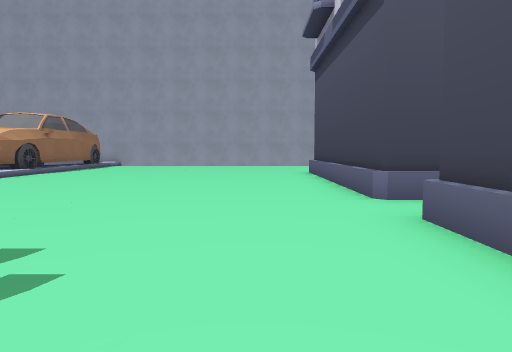
[1] (above)

24 first-person views from a walk through a 3-D level made in the Godot game engine. The camera is 1.4 m above the floor, tilts 4° down and sees 70° across. The floor is counted in squares, 2 m on a side. Each view is taken from the middle of a square. On the plan, view 1 faces up. The plan holds only what a view shows up to about 11 squares ahead; the rest is blank. The place goes on beyond the plan. Characters and animated objects are not drawn. Some surface patterns are stand-ins.

[2]
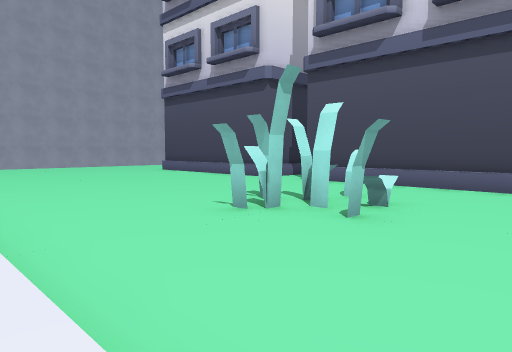

[3]
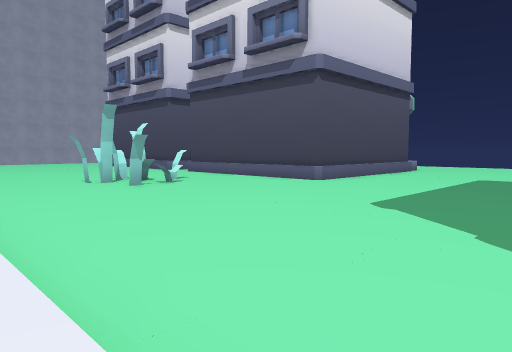

[4]
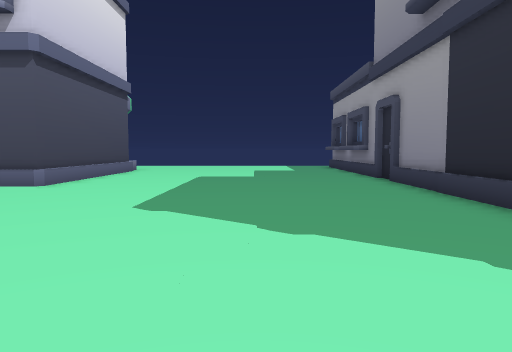

[5]
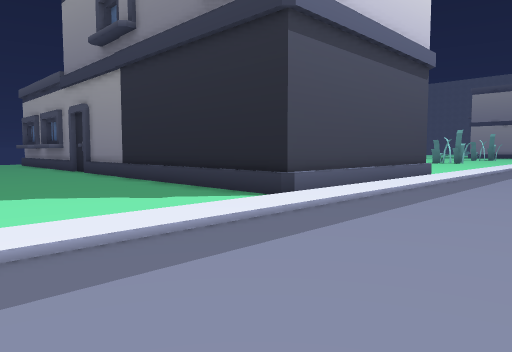

[6]
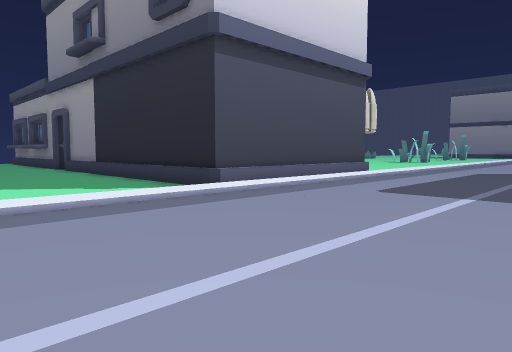

[7]
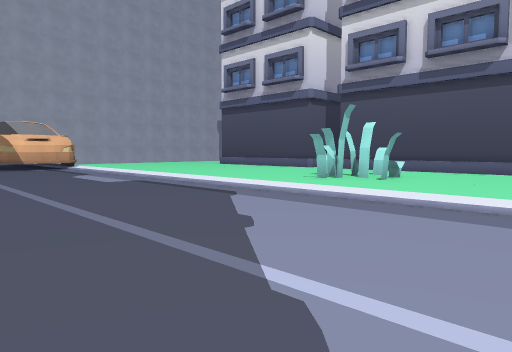

[8]
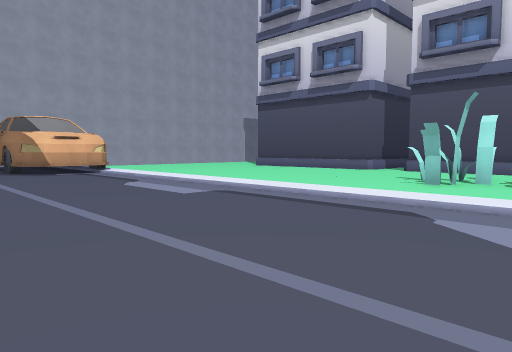

[9]
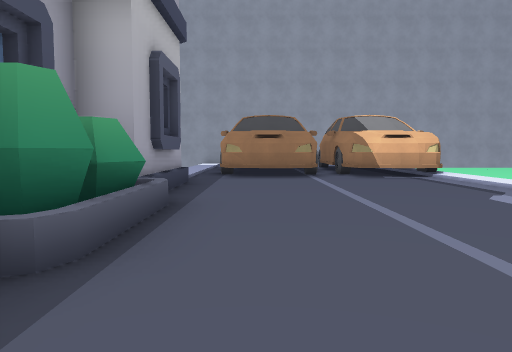

[10]
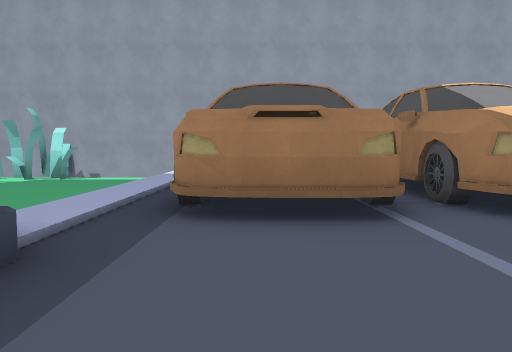

[11]
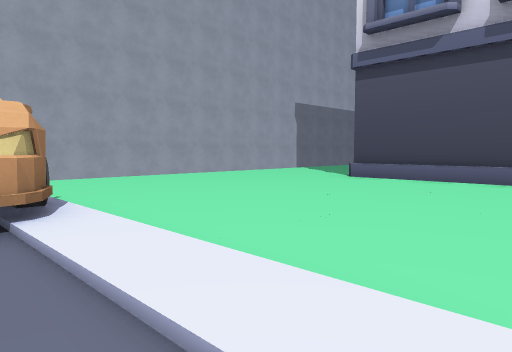

[12]
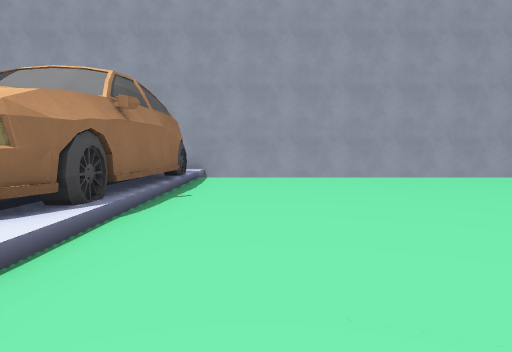

[13]
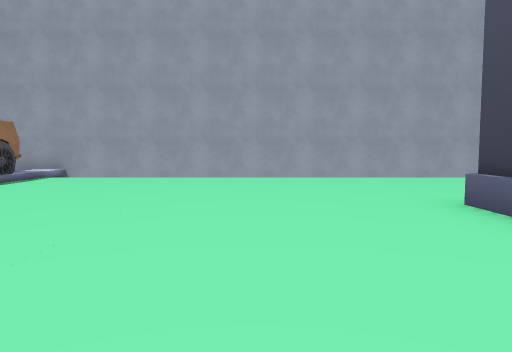

[14]
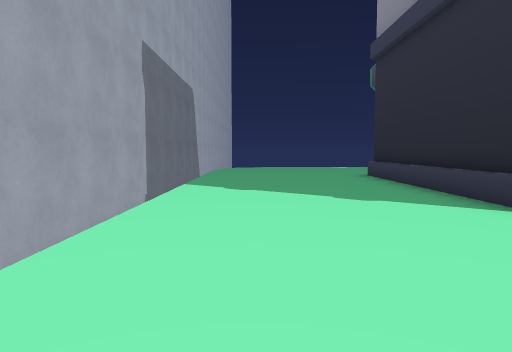

[15]
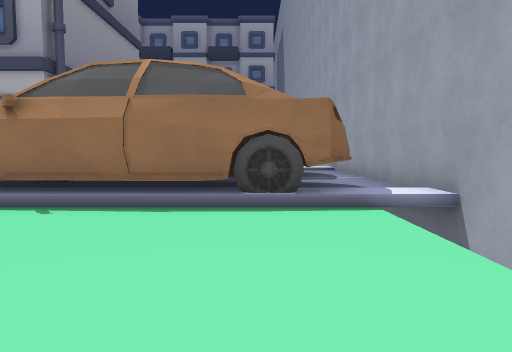

[16]
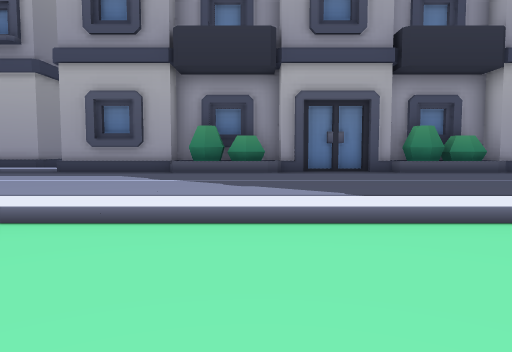

[17]
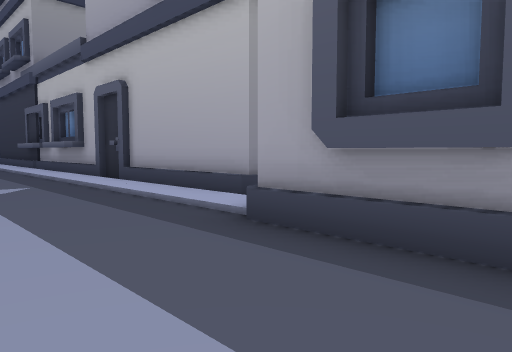

[18]
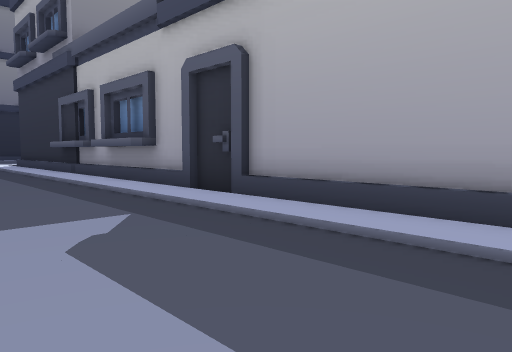

[19]
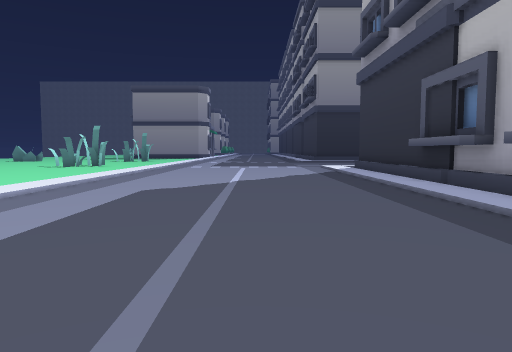

[20]
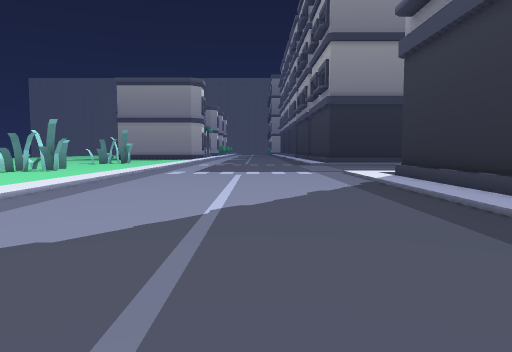

[21]
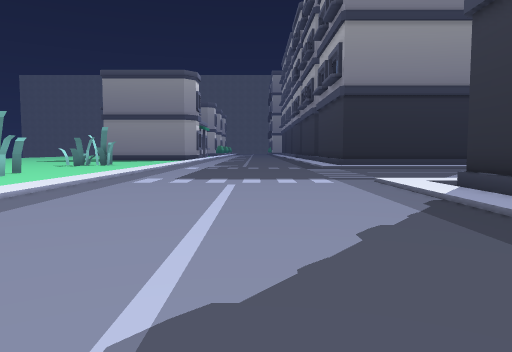

[22]
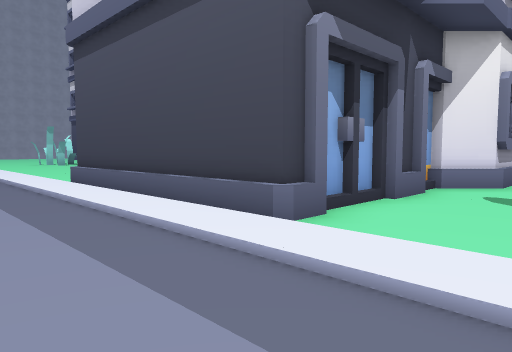

[23]
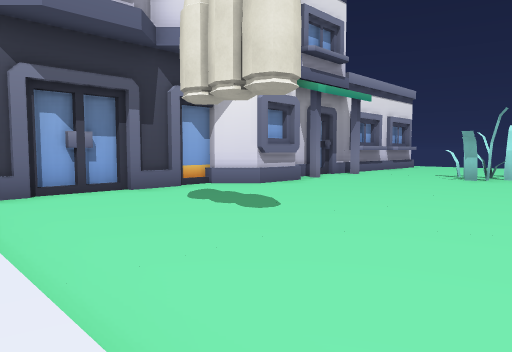

[24]
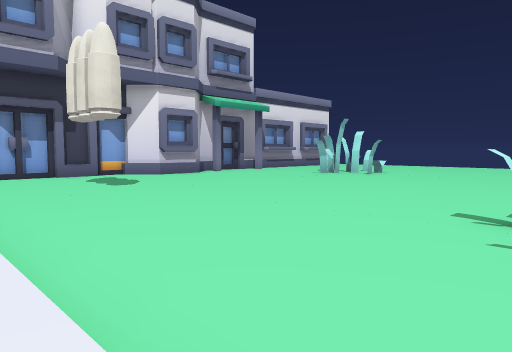

### Floor plan
Key: @ floor where view 1 was taken; # wall or solid block; . main floor; : floor 0.25 m higher than the main floor; / step, stairs or slope; ^ raised ledge; W wheel; B building.
Columns run from 18 left of view 1 to 7 right of it. Each row starts with its distance up from view 1.
 18      #####################
 17 #    :::::::
 16 ##..:     ##..............
 15  ...:      #..............
 14  ...:      ^..............
 13  ...:      ^..............
 12   ..:   ####........BBBBBB
 11   ..:W  WW W........B
 10     :###:###........B
  9     ::::::::........B
  8     #:::::::........B
  7     #:::::::........B
  6     #:::::::........B
  5     #:::::::........BB
  4     ##::::::........B
  3     ##::::::........B
  2     ^:::::::........B
  1     #:::::::...##...B
  0     #:::::::....#.@.B
 -1     #:::::::...#....B
 -2     ##::::::........B
 -3     ##::::::........BBB
 -4     #^::::::...........
 -5     #:::::::............
 -6     #:::::::.............
 -7     #:::::::.............
 -8     /:::::::...........
 -9    B::::::::...........
-10    B::::::::...........
-11    B::::::::...........
-12    B::::::::BBBBBBBBBBB
-13    B::::::::B
-14    B::::::::B
-15    B::::::::B
-16    B::::::::B
-17    B::::::::B
-18    B::::::::BBBBBB
-19    B::::::::......BBB
-20   BB::::::::..........
-21    B::::::::...........
-22    B::::::::............
-23    B::::::::...........##
-24    B::::::::............#
-25    B::::::::..........
-26    B::::::::...........
-27    B::::::::............
-28    :::::::::.............
-29     ::::::::.............
-30   ::::::::::........
-31   :::::::::: ..##

Positions as (right, up) in squares from view 1, and headings:
1: (0, 0), facing up
2: (-7, -3), facing up-right
3: (-7, -9), facing up-right
4: (-7, -8), facing right
5: (-10, -7), facing down-right
6: (-12, -7), facing down-right
7: (-12, -5), facing up-right
8: (-12, -2), facing up-right
9: (-12, 0), facing up
10: (-12, 6), facing up
11: (-8, 6), facing up-right
12: (-5, 7), facing up
13: (-1, 7), facing up
14: (-2, 15), facing right
15: (-2, 15), facing left
16: (-3, -2), facing left
17: (-11, -5), facing down-left
18: (-11, -9), facing down-left
19: (-11, -13), facing down
20: (-11, -17), facing down
21: (-11, -20), facing down
22: (-9, -21), facing up-right
23: (-7, -26), facing up-right
24: (-7, -31), facing up-right
